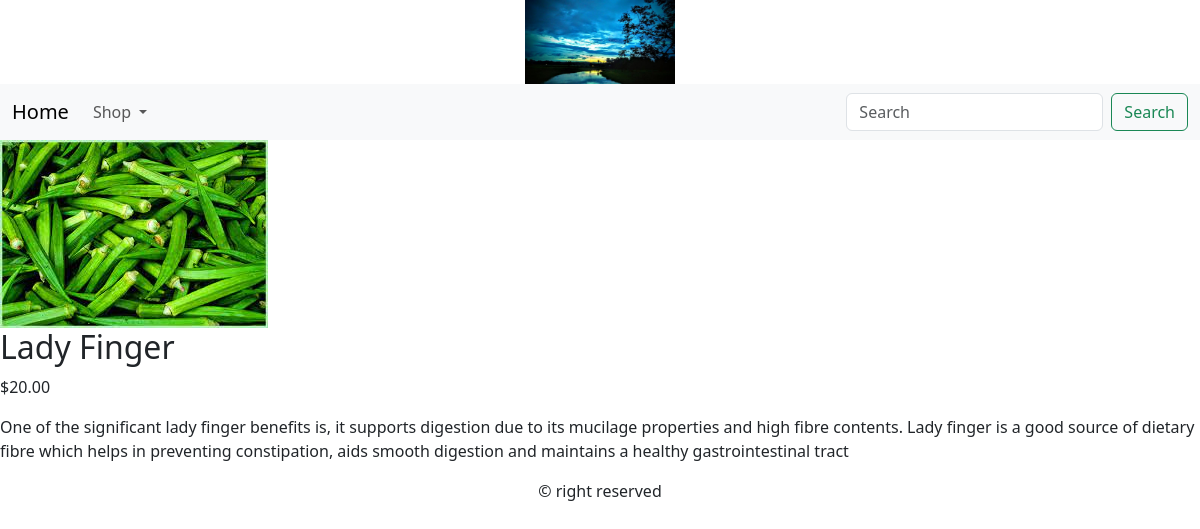
/shop/vegitables/lady-finger/, run on the app's committed database.
### Ecomapp/models.py (models this page shows, shortened)
class Product(models.Model):
    name = models.CharField(max_length=250,unique=True)
    slug = models.SlugField(max_length=250,unique=True)
    desc = models.TextField()
    image = models.ImageField(upload_to='product',blank=True)
    price = models.DecimalField(max_digits=10,decimal_places=2)
    category = models.ForeignKey(Category,on_delete=models.CASCADE)
    stock = models.IntegerField()
    available = models.BooleanField(default=True)
    created = models.DateTimeField(auto_now_add=True)
    updated = models.DateTimeField(auto_now=True)
    class Meta:
        ordering = ('name',)
        verbose_name = 'product'
        verbose_name_plural = 'products'

### Ecomapp/views.py (the view)
# urls.py: path('<slug:c_slug>/<slug:product_slug>/',views.ProdDetail,name='ProdDetails'),
def ProdDetail(request,c_slug,product_slug):
    try:
        product = Product.objects.get(category__slug=c_slug,slug=product_slug)
    except Exception as e:
        raise e
    return render(request,'product.html',{'product':product})

### Ecomapp/context_processors.py (called while the page is built)
def get_links(request):
    links = Category.objects.all()
    print(links)
    return dict(links=links)

### Ecomapp/models.py (called while the page is built)
    def get_url(self):
        return reverse('Ecomapp:products_by_cat',args=[self.slug])

    def __str__(self):
        return self.name

### Ecomapp/templates/product.html (shortened to what this page needs)
{% extends 'base.html' %}
{% load static %}
{% block content %}
<div>
    <div>
        <img src="{{product.image.url}}" alt="{{product.name}}">
    </div>
</div>
<div>
    <h2>{{product.name}}</h2>
    <p>${{product.price}}</p>
    <p>{{product.desc}}</p>
</div>
{% endblock %}

### data on the page
Product: image (picture), name "Lady Finger", price "20.00", desc "One of the significant lady finger benefits is, it supports digestion due to its mucilage properties and high fibre contents. Lady finger is a good source of dietary fibre which helps in preventing constipation, aids smooth digestion and maintains a healthy gastrointestinal tract"
